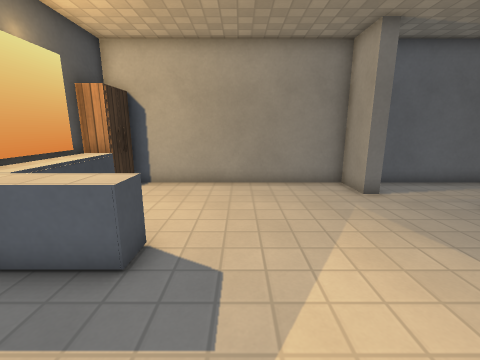
View 1 (above)

14 first-person views from a walk through a level from a Godot 3-D game. The camera is 1.2 m above the floor, tilts 12° down and sees 90° across. The floor is counted in squares, 0.5 m on a side. Each view is taken from the middle of a square. On the plan, view 1 faces up. The plan holds only what a view shows up to about 17 squares ahead; the rest is blank. The place goes on beyond the plan. Some surface patterns are stand-ins.

View 2
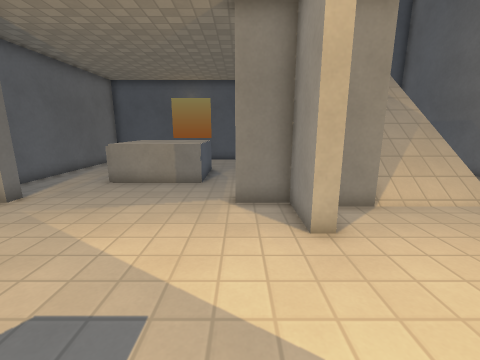

View 3
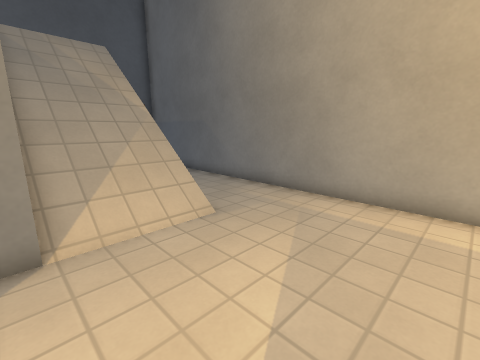

View 4
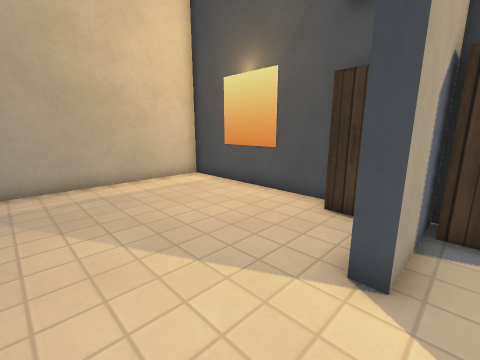

View 5
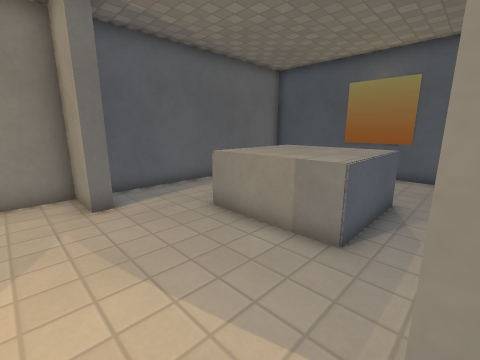

View 6
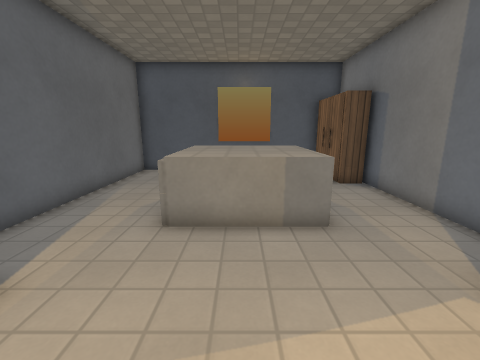

View 7
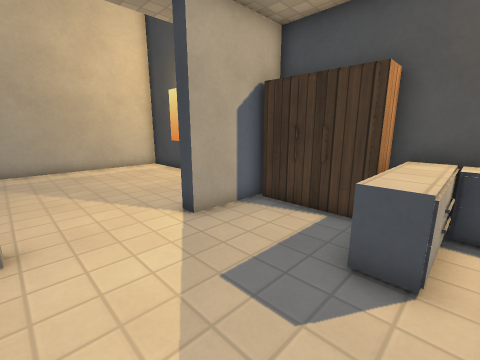

View 8
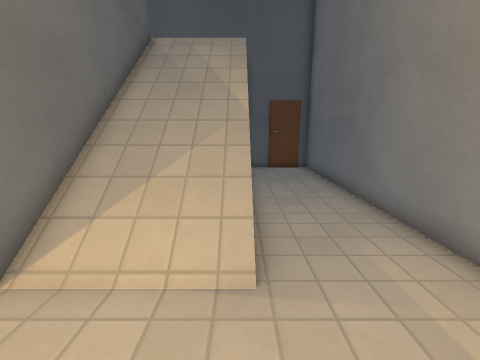

View 9
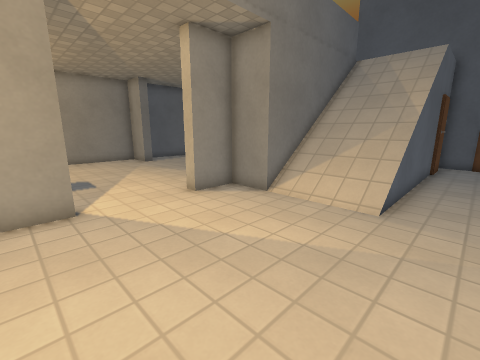

View 10
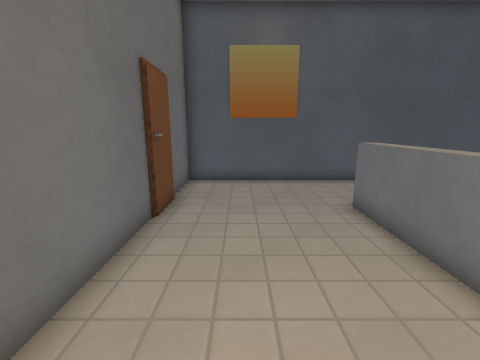

View 11
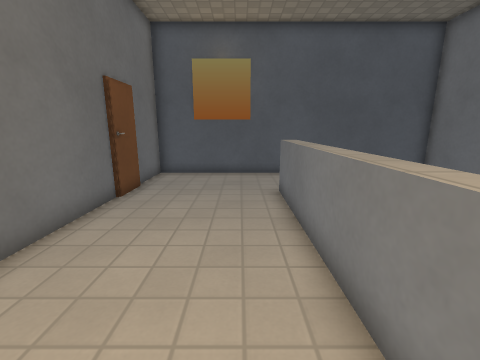

View 12
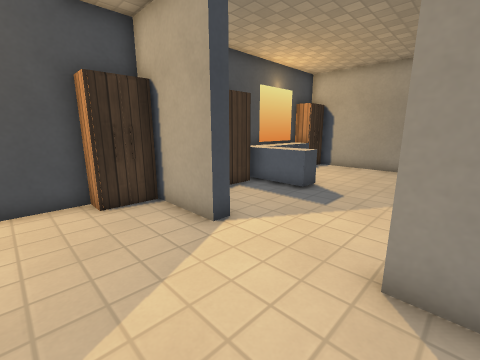

View 13
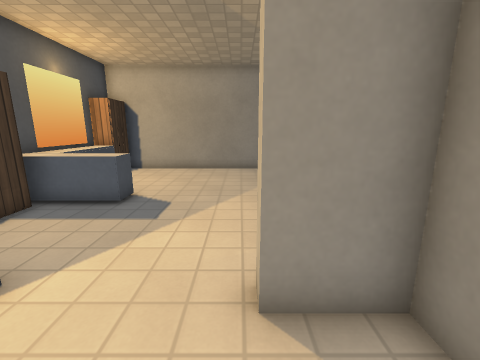

View 14
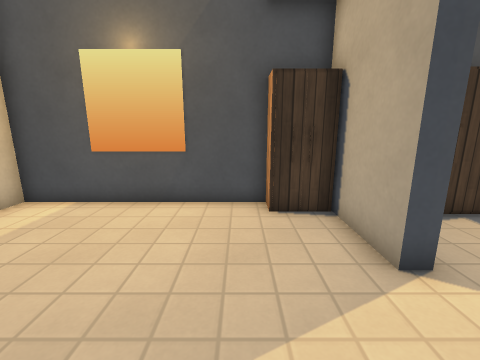

### Floor plan
Key: @ floor where view 1 was taken; # wall or solid block; x gap in a wall; . main floor; : floor 3 m higher than the main floor; / step, stairs or slope; = window, fence, low wall or low ledge; ^ raised ledge; W wardrobe.
Columns run from 6 left of view 1 to 16 right of it. Each row starts with its distance up from view 1.
 11  ######################
 10  W.........#..........#
  9 #W.........#......... #
  8 #^ ...............    #
  7 #^ ...........^^^^    #
  6 #^ ...........^^^^    #
  5 #^===.........^^^^    #
  4 #^^^^.........^^^^    #
  3 #W............^^^^....#
  2  W....................#
  1  W.........:........WW#
  0  W ...@....:.......:::#
 -1 #####....:::::::::::::#
 -2 #W.........::::::  :::#
 -3 #W.........#######=:::#
 -4 #..........////////  :#
 -5 #..........////////   #
 -6 #..........////////   #
 -7 #..........////////:#x#
 -8 #.....................#
 -9 #.....................#
-10 #.....................#
-11 #######################

Positions as (right, up) in squares from view 1, and headings:
1: (0, 0), facing up
2: (-3, 1), facing right
3: (-1, -3), facing down-right
4: (2, 0), facing down-left
5: (3, 1), facing up-right
6: (2, 5), facing right
7: (2, 5), facing down-left
8: (1, -7), facing right
9: (-3, -9), facing up-right
10: (5, 1), facing right
11: (3, -1), facing right
12: (3, -5), facing up-left
13: (2, -4), facing up
14: (2, -4), facing left
